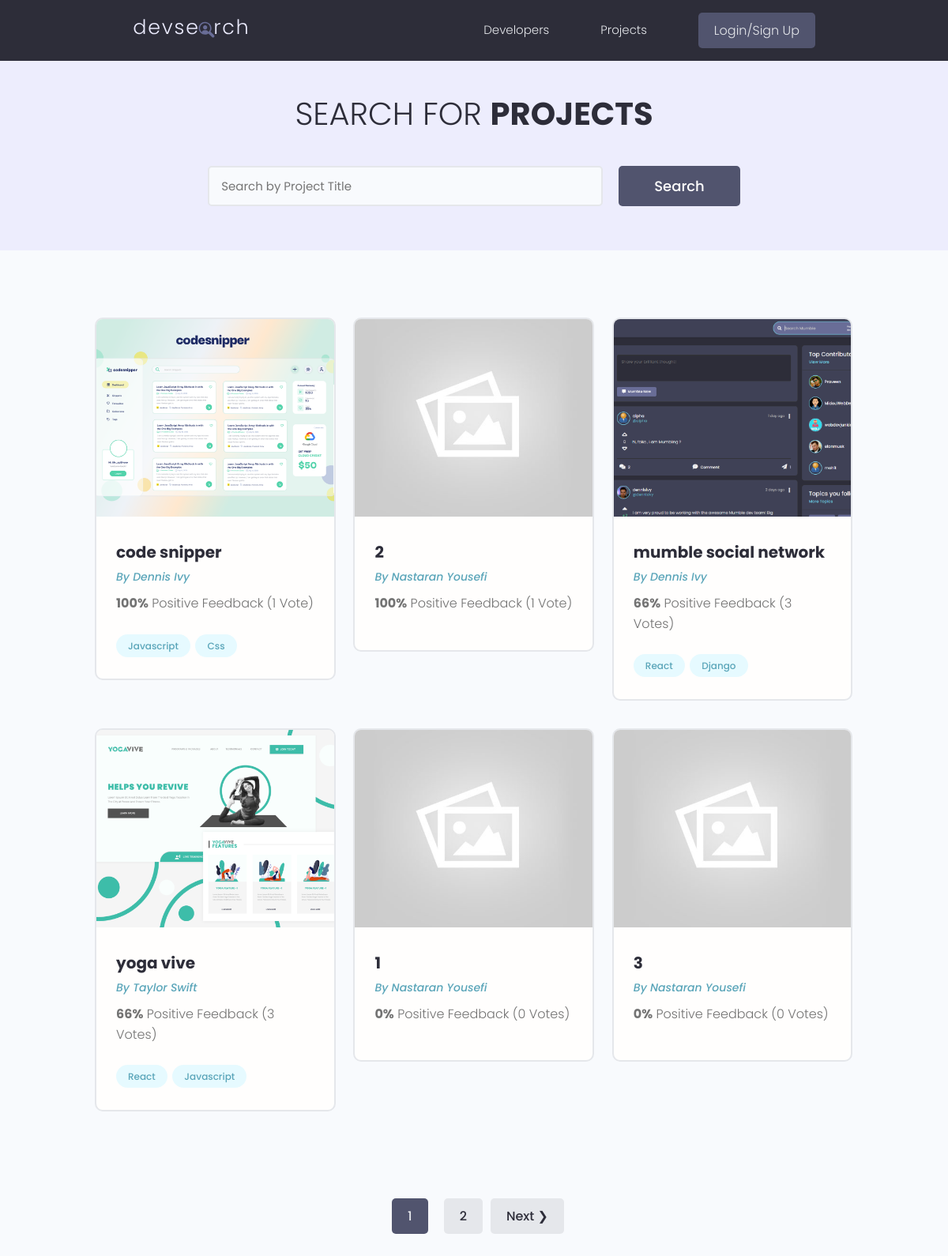
The page /projects/ on the database as committed earlier.
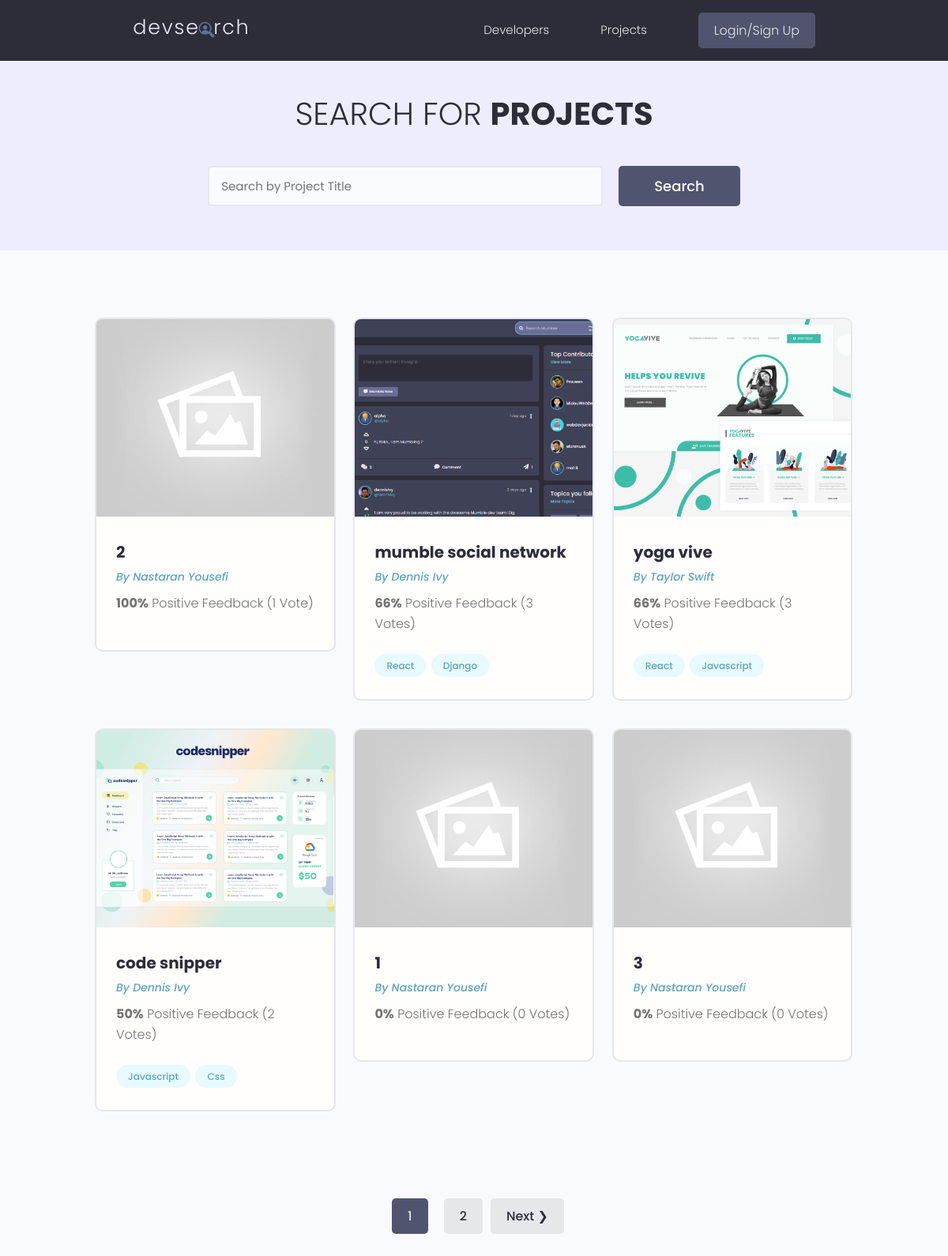
The same page on the database as committed later.
### projects/models.py (models this page shows, shortened)
class Project(models.Model):
    owner = models.ForeignKey(Profile, on_delete=models.SET_NULL, null=True, blank=True)
    title = models.CharField(max_length=200)
    description = models.TextField(null=True, blank=True)
    featured_image = models.ImageField(null=True, blank=True, default='project_cover/default.jpg', upload_to='project_cover/')
    demo_link = models.CharField(max_length=2000, null=True, blank=True)
    source_code = models.CharField(max_length=2000, null=True, blank=True)
    tags = models.ManyToManyField('Tag', blank=True)
    vote_total = models.IntegerField(default=0, null=True, blank=True)
    vote_ratio = models.IntegerField(default=0, null=True, blank=True)
    created = models.DateTimeField(auto_now_add=True)
    id = models.UUIDField(default=uuid.uuid4, unique=True, editable=False, primary_key=True)
    class Meta:
        ordering = ['-vote_ratio', '-vote_total']

class Tag(models.Model):
    name = models.CharField(max_length=100)
    created = models.DateTimeField(auto_now_add=True)
    id = models.UUIDField(default=uuid.uuid4, unique=True, editable=False, primary_key=True)

### users/models.py (models this page shows, shortened)
class Profile(models.Model):
    user = models.OneToOneField(User, on_delete=models.CASCADE, null=True, blank=True)
    name = models.CharField(max_length=250, null=True, blank=True)
    username = models.CharField(max_length=250, null=True, blank=True)
    email = models.EmailField(max_length=500, blank=True, null=True)
    short_intro = models.CharField(max_length=200, blank=True, null=True)
    bio = models.TextField(blank=True, null=True)
    location = models.CharField(max_length=200, blank=True, null=True)
    profile_image = models.ImageField(blank=True, null=True, upload_to='profiles/',
                         default='profiles/user-default.png')
    social_github = models.CharField(max_length=500, blank=True, null=True)
    social_linkedin = models.CharField(max_length=500, blank=True, null=True)
    social_website = models.CharField(max_length=500, blank=True, null=True)
    social_twitter = models.CharField(max_length=500, blank=True, null=True)
    created = models.DateTimeField(auto_now_add=True)
    id = models.UUIDField(default=uuid.uuid4, unique=True, editable=False, primary_key=True)

### projects/views.py (the view)
# urls.py: path('projects/', views.get_projects),
def projects(request):
    search_query, projects = search_projects(request)
    page = request.GET.get('page', 1)
    results = 6
    paginator = Paginator(projects, results)
    try:
        projects = paginator.page(page)
    except EmptyPage:
        if int(page) <= 0:
            projects = paginator.page(1)
        else:
            projects = paginator.page(paginator.num_pages)
    except PageNotAnInteger:
        projects = paginator.page(1)
    context = {
        'projects' : projects,
        'search_query' : search_query,
    }
    return render(request, 'projects/projects.html', context)

### projects/utils.py (called while the page is built)
def search_projects(request):
    search_query = request.GET.get('q') or ''
    projects = Project.objects.distinct().filter(
        Q(title__icontains=search_query) |
        Q(description__icontains=search_query) |
        Q(owner__name__icontains=search_query) |
        Q(tags__name__icontains=search_query)
    )
    return search_query, projects

### projects/templates/projects/projects.html (shortened to what this page needs)
{% extends 'main.html' %}
{% block content %}
  <main class="projects">
    <section class="hero-section text-center">
      <div class="container container--narrow">
        <div class="hero-section__box">
          <h2>Search for <span>Projects</span></h2>
        </div>
        <div class="hero-section__search">
          <form id="searchForm" class="form" action="{% url 'projects' %}" method="get">
            <div class="form__field">
              <input class="input input--text" id="formInput#search" value="{{ search_query }}" type="text"  name="q"
                placeholder="Search by Project Title" />
            </div>
            <input class="btn btn--sub btn--lg" type="submit" value="Search" />
          </form>
        </div>
      </div>
    </section>
    <section class="projectsList">
      <div class="container">
        <div class="grid grid--three">
        {% for project in projects %}
          <div class="column">
            <div class="card project">
              <a href="{% url 'project' project.id %}" class="project">
                <img class="project__thumbnail" src="{{ project.featured_image.url }}" alt="{{ project.title }}" />
                <div class="card__body">
                  <h3 class="project__title">{{ project.title }}</h3>
                  <p><a class="project__author" href="{% url 'user-profile' project.owner.pk %}">By {{project.owner.name|title}}</a></p>
                  <p class="project--rating">
                    <span style="font-weight: bold;">{{ project.vote_ratio }}%</span> Positive
                    Feedback ({{ project.vote_total }} Vote{{ project.vote_total|pluralize:'s' }})
                  </p>
                  <div class="project__tags">
                    {% for tag in project.tags.all|slice:'3' %}
                    <span class="tag tag--pill tag--main">
                      <small>{{ tag.name|title }}</small>
                    </span>
                    {% endfor %}
                  </div>
                </div>
              </a>
            </div>
          </div>
        {% endfor %}
        </div>
      </div>
    </section>
    {% include 'pagination.html' with query_set=projects %}
  </main>
{% endblock %}

Rows that differ between the two databases and show on the page:
changed Project "code snipper": vote_ratio "100" → "50"; vote_total "1" → "2"; moves down the list
